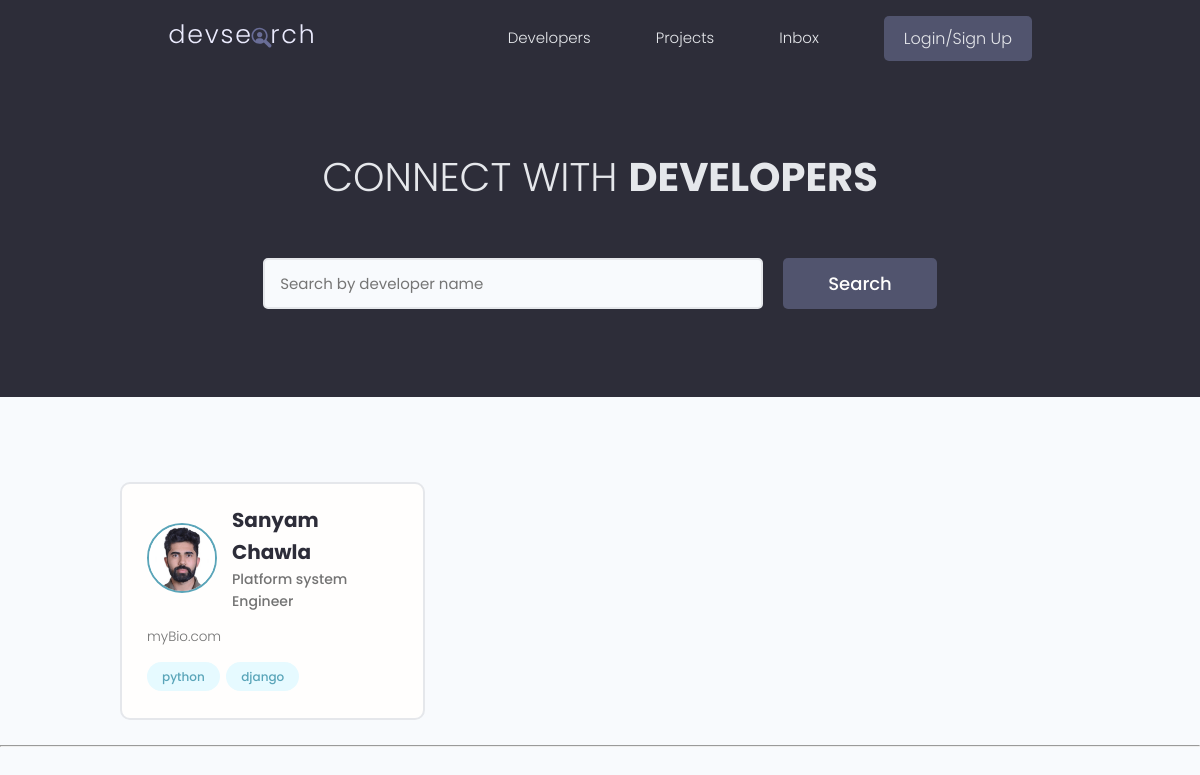
The page / on the database its author committed.
### users/models.py (models this page shows, shortened)
class Profile(models.Model):
    user = models.OneToOneField(User, on_delete=models.CASCADE, blank=True, null=True)
    name = models.CharField(max_length=200, blank=True, null=True)
    username = models.CharField(max_length=200, blank=True, null=True)
    location = models.CharField(max_length=200, blank=True, null=True)
    email = models.EmailField(max_length=500, blank=True, null=True)
    short_intro = models.CharField(max_length=500, blank=True, null=True)
    bio = models.TextField(blank=True, null=True)
    profile_image = models.ImageField(null=True, blank=True, upload_to='profiles/', default='profiles/user-default.png')
    social_github = models.CharField(max_length=200, blank=True, null=True)
    social_twitter = models.CharField(max_length=200, blank=True, null=True)
    social_linkedin = models.CharField(max_length=200, blank=True, null=True)
    social_youtube = models.CharField(max_length=200, blank=True, null=True)
    social_website = models.CharField(max_length=200, blank=True, null=True)
    created = models.DateTimeField(auto_now_add=True)
    id = models.UUIDField(default=uuid.uuid4, unique=True, primary_key=True, editable=False)

class Skill(models.Model):
    owner = models.ForeignKey(Profile, on_delete=models.CASCADE, null=True)
    name = models.CharField(max_length=200, blank=True, null=True)
    description = models.TextField(blank=True, null=True)
    created = models.DateTimeField(auto_now_add=True)
    id = models.UUIDField(default=uuid.uuid4, unique=True, primary_key=True, editable=False)
    def __str__(self) -> str:
        return str(self.name)

### users/views.py (the view)
# urls.py: path('', views.profiles, name='profiles'),
def profiles(request):
    profiles = Profile.objects.all()
    context = {'profiles': profiles}
    return render(request, 'users/profiles.html', context)

### users/templates/users/profiles.html (shortened to what this page needs)
{% extends 'mainTemplate.html' %}
{% block content %}
  <main class="home">
    <section class="hero-section text-center">
      <div class="container container--narrow">
        <div class="hero-section__box">
          <h2>CONNECT WITH <span>DEVELOPERS</span></h2>
        </div>
        <div class="hero-section__search">
          <form class="form" action="#" method="get">
            <div class="form__field">
              <input class="input input--text" id="formInput#search" type="text" name="text"
                placeholder="Search by developer name" />
            </div>
            <input class="btn btn--sub btn--lg" type="submit" value="Search" />
          </form>
        </div>
      </div>
    </section>
    <section class="devlist">
      <div class="container">
        <div class="grid grid--three">
        {% for profile in profiles %}
          <div class="column card">
            <div class="dev">
              <a href="{% url 'user-profile' profile.id %}" class="card__body">
                <div class="dev__profile">
                  <img class="avatar avatar--md" src="{{ profile.profile_image.url }}" alt="image" />
                  <div class="dev__meta">
                    <h3>{{profile.name}}</h3>
                    <h5>{{profile.short_intro|slice:"60"}}</h5>
                  </div>
                </div>
                <p class="dev__info">
                  {{profile.bio|slice:"150"}}
                </p>
                <div class="dev__skills">
                  {% for skill in profile.skill_set.all|slice:'5' %}
                  <span class="tag tag--pill tag--main">
                    <small>{{skill}}</small>
                  </span>
                  {% endfor %}
                </div>
              </a>
            </div>
          </div>
        {% endfor %}
        </div>
      </div>
    </section>
  </main>
{% endblock content %}

### static/styles/app.css (style rules this page uses)
:root { --color-sub: #2d2d39; }
.btn--sub { background-color: var(--color-sub-light); }
.card { border: 2px solid var(--color-light); }
img { width: 100%; }
.hero-section { height: 40vh; display: flex; align-items: center; background-color: var(--color-sub); }
.hero-section__box { margin-bottom: 4rem; }
.hero-section__box > h2, .hero-section__box > h2 > span { font-size: 4rem; color: var(--color-light); line-height: 1.3; text-transform: uppercase; }
.hero-section__box > h2 { font-weight: 300; }
.hero-section__box > h2 > span { font-weight: 700; }
.hero-section__search > .form { display: flex; align-items: center; justify-content: center; gap: 2rem; }
.hero-section__search > .form input.input--text { width: 50rem; }
.devlist { margin-top: 8rem; }
.devlist .grid { align-items: stretch; }
.devlist .dev .dev__profile { display: flex; align-items: center; gap: 1.5rem; }
.devlist .dev .dev__meta h3 { color: var(--color-sub); font-size: 2rem; font-weight: 700; }
.devlist .dev .dev__meta h5 { color: var(--color-text); font-size: 1.4rem; font-weight: 500; }
.devlist .dev .dev__info { margin: 1.5rem 0; font-size: 1.35rem; line-height: 1.4; text-align: justify; }

### static/uikit/styles/modules/_variables.css (style rules this page uses)
:root { --color-main: #5aa5b9; --color-main-light: #e6faff; --color-sub: #3f4156; --color-sub-light: #51546e; --color-sub-lighter: #ededfd; --color-text: #737373; --color-gray: #8b8b8b; --color-light: #e5e7eb; --color-light-gray: #767676; --color-bg: #f8fafd; --color-white: #fffefd; --color-white-light: #f3f3f3; --color-success: #359e64; --color-success-bg: #def8e8; --color-error: #fc4b0b; --color-error-bg: #fff2ee; --font-base: 'Poppins', arial, helvetica, 'Segoe UI', roboto, ubuntu, sans-serif; --font-monospace: 'Fira Code', 'Courier New', courier, monospace; --font-regular: 300; --font-medium: 500; --font-bold: 700; --generic-shadow: 1px 1px 5px #00000010; --generic-transition: all 0.3s ease-in-out; }

### static/uikit/styles/modules/_base.css (style rules this page uses)
* { margin: 0; padding: 0; box-sizing: border-box; text-rendering: optimizeLegibility; color: inherit; font-size: inherit; }
html { font-size: 50%; }
@media only screen and (min-width: 480px) { html { font-size: 56.25%; } }
@media only screen and (min-width: 1200px) { html { font-size: 62.5%; } }
body { line-height: 1.6; font-weight: 400; font-size: 1.5rem; color: var(--color-text); background-color: var(--color-bg); min-height: 100vh; }

### static/uikit/styles/modules/_typography.css (style rules this page uses)
* { font-family: var(--font-base); }
h2 { font-size: 3.6rem; font-weight: var(--font-bold); }
h3 { font-size: 3.2rem; font-weight: var(--font-medium); }
h5 { font-size: 2.4rem; font-weight: var(--font-medium); }
h5, h6 { font-weight: var(--font-regular); }
p, span, strong { font-size: 1.6rem; color: var(--color-text); font-weight: var(--font-regular); }
a { padding-bottom: 2px; text-decoration: none; display: inline-block; color: var(--color-main); font-weight: var(--font-medium); }

### static/uikit/styles/modules/_utilities.css (style rules this page uses)
.container { width: 92%; max-width: 165rem; margin: 0 auto; box-sizing: border-box; }
.container--narrow { width: 92%; max-width: 120rem; }
@media screen and (min-width: 1000px) { .container { width: 90%; } }
@media screen and (min-width: 1000px) { .container--narrow { width: 85%; } }
@media screen and (min-width: 1200px) { .container { width: 80%; } }
@media screen and (min-width: 1200px) { .container--narrow { width: 72%; } }
.text-center { text-align: center; }

### static/uikit/styles/modules/_avatar.css (style rules this page uses)
.avatar { border-radius: 50%; border: 2px solid var(--color-main); object-fit: cover; }
.avatar--md { height: 7rem; width: 7rem; }

### static/uikit/styles/modules/_button.css (style rules this page uses)
.btn { display: inline-block; position: relative; cursor: pointer; background-color: var(--color-light); font-weight: var(--font-medium); color: var(--color-sub); text-decoration: none; padding: 1rem 2rem; border-radius: 0.5rem; border: none; width: -webkit-fit-content; width: -moz-fit-content; width: fit-content; height: -webkit-fit-content; height: -moz-fit-content; height: fit-content; font-size: 1.6rem; outline-width: 0; outline-color: transparent; -webkit-backface-visibility: hidden; backface-visibility: hidden; transition: all 0.3s ease-in-out; }
.btn--sub { background-color: var(--color-sub); color: var(--color-white); }
.btn--lg { font-size: 1.8rem; padding: 1.2rem 4.5rem; }

### static/uikit/styles/modules/_card.css (style rules this page uses)
.card { border-radius: 1rem; background-color: var(--color-white); border: 1.5px solid var(--color-light); width: auto; height: auto; margin-top: 0.5rem; margin-bottom: 0.5rem; overflow: hidden; }
.card__body, .card__header { padding: 2rem 2.5rem; }

### rows shown on the page
Profile: profile_image (picture), name "Sanyam Chawla", short_intro "Platform system Engineer", bio "myBio.com"
Skill: name "python"
Skill: name "django"
